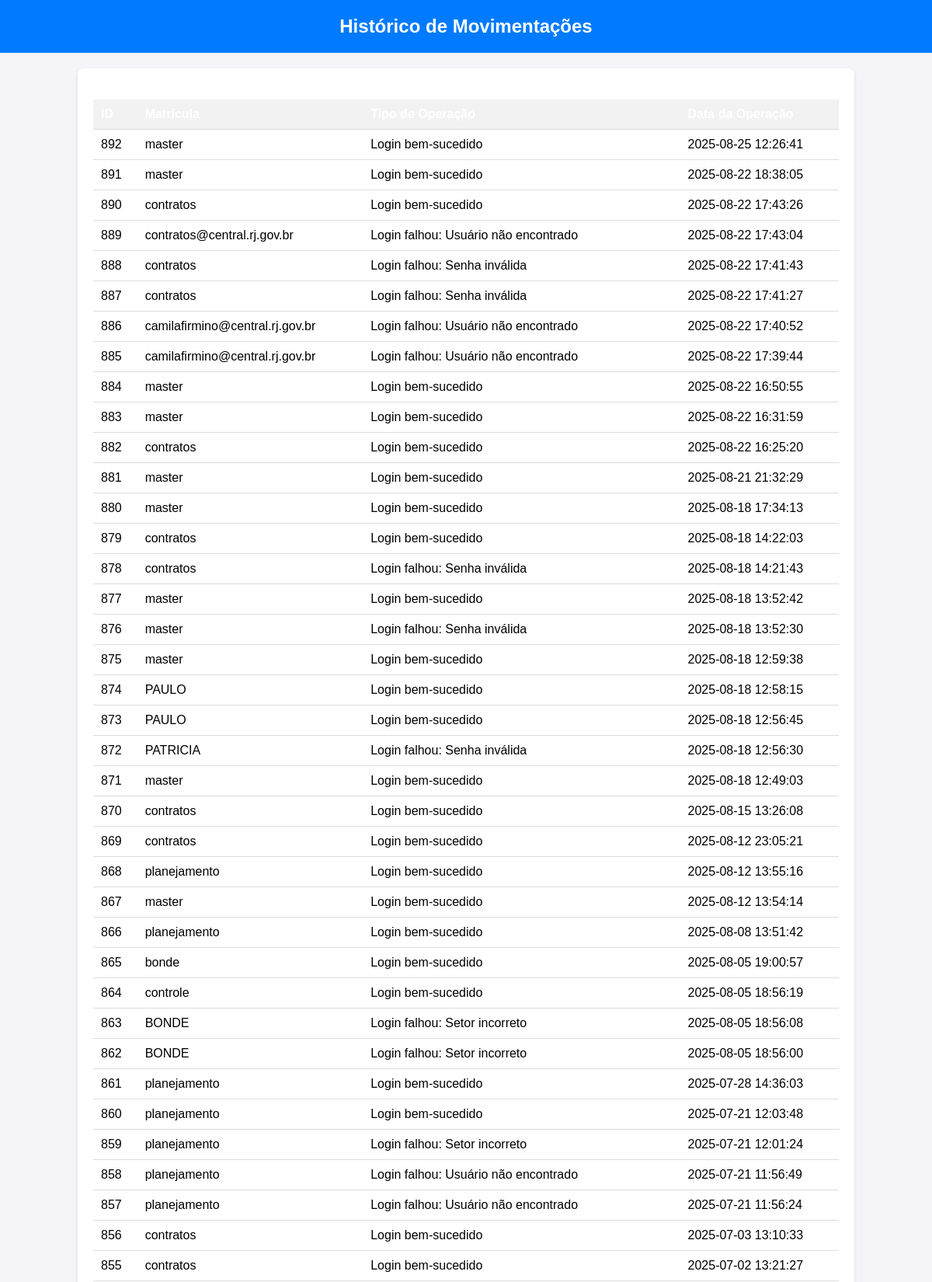
/histrorico.php (upper part), run on the app's committed database.
### tables this page shows
CREATE TABLE `log_eventos` (
  `id` int(11) NOT NULL,
  `matricula` varchar(255) NOT NULL,
  `tipo_operacao` varchar(255) NOT NULL,
  `data_operacao` timestamp NOT NULL DEFAULT current_timestamp()
);

### histrorico.php (the view, shortened to what this page needs)
<?php
include 'banco.php';
$query = "SELECT id, matricula, tipo_operacao, data_operacao FROM log_eventos ORDER BY data_operacao DESC";
try {
    $result = $con->query($query);
    if ($result->num_rows > 0) {
        $logEventos = $result->fetch_all(MYSQLI_ASSOC);
    } else {
        $logEventos = [];
    }
} catch (Exception $e) {
    echo "Erro ao consultar a tabela log_eventos: " . $e->getMessage();
    exit();
}
?>
<!DOCTYPE html>
<html lang="pt-BR">
<head>
     <link rel="stylesheet" href="src/style/log.css">
</head>
<body>
    <div class="header">Histórico de Movimentações</div>
    <div class="container">
        <?php if (empty($logEventos)): ?>
            <p class="no-data">Nenhuma movimentação registrada no sistema.</p>
        <?php else: ?>
            <table>
                <thead>
                    <tr>
                        <th>ID</th>
                        <th>Matrícula</th>
                        <th>Tipo de Operação</th>
                        <th>Data da Operação</th>
                    </tr>
                </thead>
                <tbody>
                    <?php foreach ($logEventos as $evento): ?>
                        <tr>
                            <td><?php echo htmlspecialchars($evento['id']); ?></td>
                            <td><?php echo htmlspecialchars($evento['matricula']); ?></td>
                            <td><?php echo htmlspecialchars($evento['tipo_operacao']); ?></td>
                            <td><?php echo htmlspecialchars($evento['data_operacao']); ?></td>
                        </tr>
                    <?php endforeach; ?>
                </tbody>
            </table>
        <?php endif; ?>
    </div>
</body>
</html>

### src/style/log.css (style rules this page uses)
table { width: 100%; border-collapse: collapse; }
th, td { padding: 8px; text-align: left; border-bottom: 1px solid #ddd; }
th { background-color: #f2f2f2; }
body { font-family: Arial, sans-serif; background-color: #f4f4f9; margin: 0; padding: 0; }
.header { background-color: #007bff; color: white; text-align: center; padding: 20px 0; font-size: 24px; font-weight: bold; }
.container { margin: 20px auto; width: 80%; background-color: #fff; padding: 20px; border-radius: 8px; box-shadow: 0 2px 5px rgba(0, 0, 0, 0.1); }
table { width: 100%; border-collapse: collapse; margin-top: 20px; }
thead { background-color: #007bff; color: white; }
thead th { padding: 10px; text-align: left; }
tbody tr { border-bottom: 1px solid #ddd; }
tbody td { padding: 10px; text-align: left; }

### data on the page
log_eventos: id "892", matricula "master", tipo_operacao "Login bem-sucedido", data_operacao "2025-08-25 12:26:41"
log_eventos: id "891", matricula "master", tipo_operacao "Login bem-sucedido", data_operacao "2025-08-22 18:38:05"
log_eventos: id "890", matricula "contratos", tipo_operacao "Login bem-sucedido", data_operacao "2025-08-22 17:43:26"
log_eventos: id "889", matricula "contratos@central.rj.gov.br", tipo_operacao "Login falhou: Usuário não encontrado", data_operacao "2025-08-22 17:43:04"
log_eventos: id "888", matricula "contratos", tipo_operacao "Login falhou: Senha inválida", data_operacao "2025-08-22 17:41:43"
log_eventos: id "887", matricula "contratos", tipo_operacao "Login falhou: Senha inválida", data_operacao "2025-08-22 17:41:27"
log_eventos: id "886", matricula "camilafirmino@central.rj.gov.br", tipo_operacao "Login falhou: Usuário não encontrado", data_operacao "2025-08-22 17:40:52"
log_eventos: id "885", matricula "camilafirmino@central.rj.gov.br", tipo_operacao "Login falhou: Usuário não encontrado", data_operacao "2025-08-22 17:39:44"
log_eventos: id "884", matricula "master", tipo_operacao "Login bem-sucedido", data_operacao "2025-08-22 16:50:55"
log_eventos: id "883", matricula "master", tipo_operacao "Login bem-sucedido", data_operacao "2025-08-22 16:31:59"
log_eventos: id "882", matricula "contratos", tipo_operacao "Login bem-sucedido", data_operacao "2025-08-22 16:25:20"
log_eventos: id "881", matricula "master", tipo_operacao "Login bem-sucedido", data_operacao "2025-08-21 21:32:29"
log_eventos: id "880", matricula "master", tipo_operacao "Login bem-sucedido", data_operacao "2025-08-18 17:34:13"
log_eventos: id "879", matricula "contratos", tipo_operacao "Login bem-sucedido", data_operacao "2025-08-18 14:22:03"
log_eventos: id "878", matricula "contratos", tipo_operacao "Login falhou: Senha inválida", data_operacao "2025-08-18 14:21:43"
log_eventos: id "877", matricula "master", tipo_operacao "Login bem-sucedido", data_operacao "2025-08-18 13:52:42"
log_eventos: id "876", matricula "master", tipo_operacao "Login falhou: Senha inválida", data_operacao "2025-08-18 13:52:30"
log_eventos: id "875", matricula "master", tipo_operacao "Login bem-sucedido", data_operacao "2025-08-18 12:59:38"
log_eventos: id "874", matricula "PAULO", tipo_operacao "Login bem-sucedido", data_operacao "2025-08-18 12:58:15"
log_eventos: id "873", matricula "PAULO", tipo_operacao "Login bem-sucedido", data_operacao "2025-08-18 12:56:45"
log_eventos: id "872", matricula "PATRICIA", tipo_operacao "Login falhou: Senha inválida", data_operacao "2025-08-18 12:56:30"
log_eventos: id "871", matricula "master", tipo_operacao "Login bem-sucedido", data_operacao "2025-08-18 12:49:03"
log_eventos: id "870", matricula "contratos", tipo_operacao "Login bem-sucedido", data_operacao "2025-08-15 13:26:08"
log_eventos: id "869", matricula "contratos", tipo_operacao "Login bem-sucedido", data_operacao "2025-08-12 23:05:21"
log_eventos: id "868", matricula "planejamento", tipo_operacao "Login bem-sucedido", data_operacao "2025-08-12 13:55:16"
log_eventos: id "867", matricula "master", tipo_operacao "Login bem-sucedido", data_operacao "2025-08-12 13:54:14"
log_eventos: id "866", matricula "planejamento", tipo_operacao "Login bem-sucedido", data_operacao "2025-08-08 13:51:42"
log_eventos: id "865", matricula "bonde", tipo_operacao "Login bem-sucedido", data_operacao "2025-08-05 19:00:57"
log_eventos: id "864", matricula "controle", tipo_operacao "Login bem-sucedido", data_operacao "2025-08-05 18:56:19"
log_eventos: id "863", matricula "BONDE", tipo_operacao "Login falhou: Setor incorreto", data_operacao "2025-08-05 18:56:08"
log_eventos: id "862", matricula "BONDE", tipo_operacao "Login falhou: Setor incorreto", data_operacao "2025-08-05 18:56:00"
log_eventos: id "861", matricula "planejamento", tipo_operacao "Login bem-sucedido", data_operacao "2025-07-28 14:36:03"
log_eventos: id "860", matricula "planejamento", tipo_operacao "Login bem-sucedido", data_operacao "2025-07-21 12:03:48"
log_eventos: id "859", matricula "planejamento", tipo_operacao "Login falhou: Setor incorreto", data_operacao "2025-07-21 12:01:24"
log_eventos: id "858", matricula "planejamento", tipo_operacao "Login falhou: Usuário não encontrado", data_operacao "2025-07-21 11:56:49"
log_eventos: id "857", matricula "planejamento", tipo_operacao "Login falhou: Usuário não encontrado", data_operacao "2025-07-21 11:56:24"
log_eventos: id "856", matricula "contratos", tipo_operacao "Login bem-sucedido", data_operacao "2025-07-03 13:10:33"
log_eventos: id "855", matricula "contratos", tipo_operacao "Login bem-sucedido", data_operacao "2025-07-02 13:21:27"
